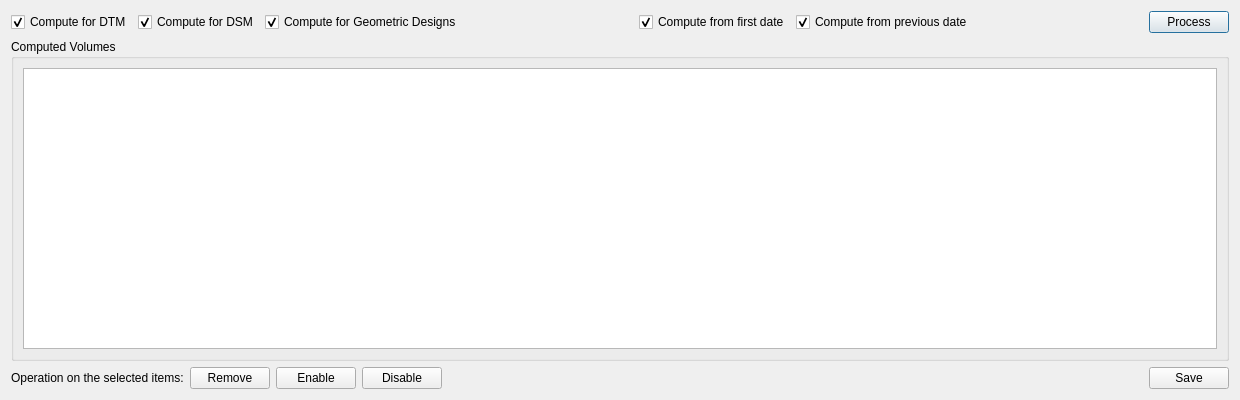
<?xml version="1.0" encoding="UTF-8"?>
<ui version="4.0">
 <class>Dialog</class>
 <widget class="QDialog" name="Dialog">
  <property name="geometry">
   <rect>
    <x>0</x>
    <y>0</y>
    <width>1240</width>
    <height>400</height>
   </rect>
  </property>
  <property name="minimumSize">
   <size>
    <width>1100</width>
    <height>400</height>
   </size>
  </property>
  <property name="windowTitle">
   <string>Volumes Computations</string>
  </property>
  <layout class="QGridLayout" name="gridLayout_2">
   <item row="0" column="0">
    <layout class="QHBoxLayout" name="horizontalLayout_2">
     <item>
      <widget class="QCheckBox" name="computeForDtmCheckBox">
       <property name="text">
        <string>Compute for DTM</string>
       </property>
       <property name="checked">
        <bool>true</bool>
       </property>
      </widget>
     </item>
     <item>
      <widget class="QCheckBox" name="computeForDsmCheckBox">
       <property name="text">
        <string>Compute for DSM</string>
       </property>
       <property name="checked">
        <bool>true</bool>
       </property>
      </widget>
     </item>
     <item>
      <widget class="QCheckBox" name="computeForGeometricDesignsCheckBox">
       <property name="text">
        <string>Compute for Geometric Designs</string>
       </property>
       <property name="checked">
        <bool>true</bool>
       </property>
      </widget>
     </item>
     <item>
      <spacer name="horizontalSpacer_2">
       <property name="orientation">
        <enum>Qt::Horizontal</enum>
       </property>
       <property name="sizeHint" stdset="0">
        <size>
         <width>168</width>
         <height>20</height>
        </size>
       </property>
      </spacer>
     </item>
     <item>
      <widget class="QCheckBox" name="computeFromFirstDateCheckBox">
       <property name="text">
        <string>Compute from first date</string>
       </property>
       <property name="checked">
        <bool>true</bool>
       </property>
      </widget>
     </item>
     <item>
      <widget class="QCheckBox" name="computeFromPreviousDateCheckBox">
       <property name="text">
        <string>Compute from previous date</string>
       </property>
       <property name="checked">
        <bool>true</bool>
       </property>
      </widget>
     </item>
     <item>
      <spacer name="horizontalSpacer">
       <property name="orientation">
        <enum>Qt::Horizontal</enum>
       </property>
       <property name="sizeHint" stdset="0">
        <size>
         <width>118</width>
         <height>17</height>
        </size>
       </property>
      </spacer>
     </item>
     <item>
      <widget class="QPushButton" name="processPushButton">
       <property name="text">
        <string>Process</string>
       </property>
      </widget>
     </item>
    </layout>
   </item>
   <item row="1" column="0">
    <widget class="QGroupBox" name="groupBox">
     <property name="title">
      <string>Computed Volumes</string>
     </property>
     <layout class="QGridLayout" name="gridLayout">
      <item row="0" column="0">
       <widget class="QTableWidget" name="tableWidget"/>
      </item>
     </layout>
    </widget>
   </item>
   <item row="2" column="0">
    <layout class="QHBoxLayout" name="horizontalLayout">
     <item>
      <widget class="QLabel" name="label_2">
       <property name="text">
        <string>Operation on the selected items:</string>
       </property>
      </widget>
     </item>
     <item>
      <widget class="QPushButton" name="removePushButton">
       <property name="text">
        <string>Remove</string>
       </property>
      </widget>
     </item>
     <item>
      <widget class="QPushButton" name="enablePushButton">
       <property name="text">
        <string>Enable</string>
       </property>
      </widget>
     </item>
     <item>
      <widget class="QPushButton" name="disablePushButton">
       <property name="text">
        <string>Disable</string>
       </property>
      </widget>
     </item>
     <item>
      <spacer name="horizontalSpacer_3">
       <property name="orientation">
        <enum>Qt::Horizontal</enum>
       </property>
       <property name="sizeHint" stdset="0">
        <size>
         <width>638</width>
         <height>20</height>
        </size>
       </property>
      </spacer>
     </item>
     <item>
      <widget class="QPushButton" name="savePushButton">
       <property name="text">
        <string>Save</string>
       </property>
      </widget>
     </item>
    </layout>
   </item>
  </layout>
 </widget>
 <resources/>
 <connections/>
</ui>
